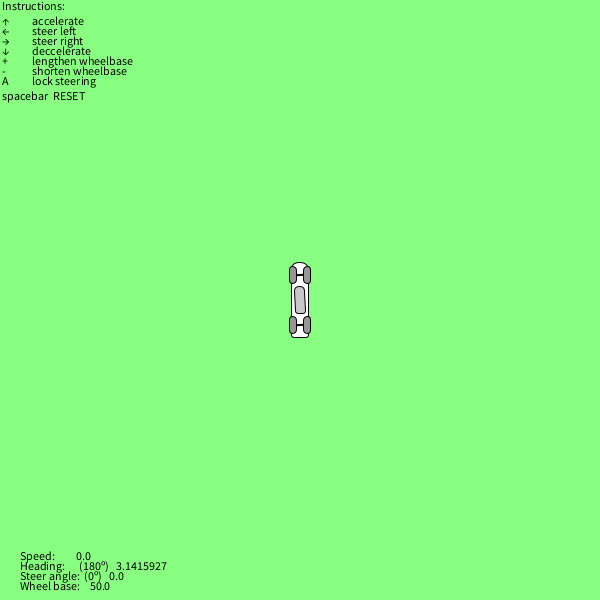
Frame 1 (no input)
Frame 60 (the mouse pressed at the canvas centre just before this capture): identical to frame 1, image omitted
Frame 120 (the mouse held since frame 60 and released just before this capture): identical to frame 1, image omitted

The Processing sketch that drew this single still picture (run headless with seeded random() and noise(); from frame 60 on, the mouse is pressed at the canvas centre):

// Processing sketch: processing_89802
// ── processing_89802.pde

// Car turning and driving according to tires angle
// http://engineeringdotnet.blogspot.com/2010/04/simple-2d-car-physics-in-games.html helped alot but I had to modify it
// Try to look latest revision of this animation, maybe I added something new 
// TODO: compute turning point and turning radius of vehicle

// Controls:
// arrows to steer and change speed
// + and - to change size (lenghth of wheelbase = lengeth between front and back wheels)
// space to reset
// A to lock steering angle (won't turn back)

PVector carLocation;
float carHeading;
float carSpeed, maxSpeed;
float steerAngle;
float maxSteerAngle = PI/4;
float wheelBase, minWB, maxWB; // the distance between the two axles

boolean plus, minus, up, down, left, right, steerLock;

PVector frontWheel;
PVector backWheel;


void setup()
{
  size(600, 600);
  smooth();

  up = down = left = right = steerLock = false;

  carLocation = new PVector(width/2, height/2);
  carHeading = PI;
  carSpeed = 0;
  maxSpeed = 10;
  steerAngle = 0;
  wheelBase = 50;
  minWB = 30;
  maxWB = 150;
}


void draw()
{
  background(#89FF81);

  frontWheel =  new PVector(carLocation.x+(wheelBase/2)*sin(carHeading), carLocation.y+(wheelBase/2)*cos(carHeading));
  backWheel =  new PVector(carLocation.x-(wheelBase/2)*sin(carHeading), carLocation.y-(wheelBase/2)*cos(carHeading));



  // body of vehicle
  pushMatrix();

  translate(carLocation.x, carLocation.y);
  rotate(-carHeading);

  rectMode(CENTER);
  fill(255);
  rect(0, 0, wheelBase/3, wheelBase+wheelBase/2, 3, 3, wheelBase/(wheelBase/20), wheelBase/(wheelBase/20));
  fill(200);
  rect(0, 0, wheelBase/5, wheelBase/1.9, 3, 3, wheelBase/(wheelBase/15), wheelBase/(wheelBase/15));

  popMatrix();

  // end: body of vehicle

  // front axle
  pushMatrix();
  translate(frontWheel.x, frontWheel.y);
  rotate(-carHeading);
  strokeWeight(2);
  line (-wheelBase/7, 0, wheelBase/7, 0);
  strokeWeight(1);
  popMatrix();
  // end: front axle


  // front left wheel
  pushMatrix();
  translate(frontWheel.x+sin(carHeading+PI/2)*wheelBase/7, frontWheel.y+cos(carHeading+PI/2)*wheelBase/7);
  // sin(carHeading+PI/2) and cos(carHeading+PI/2) helps to place wheel to correct position shifted to side by (wheelBase/7)
  // otherwise it would circle adound front regarding to a heading
  // I don't know to work well with these Processing matrix translate/rotate things

  rotate(-steerAngle-carHeading);
  rectMode(CENTER);
  fill(150);
  rect(0, 0, wheelBase/7, wheelBase/3, wheelBase/(wheelBase/10));
  popMatrix();
  // end: front left wheel


  // front right wheel
  pushMatrix();
  translate(frontWheel.x-sin(carHeading+PI/2)*wheelBase/7, frontWheel.y-cos(carHeading+PI/2)*wheelBase/7);
  rotate(-steerAngle-carHeading);
  rectMode(CENTER);
  fill(150);
  rect(0, 0, wheelBase/7, wheelBase/3, wheelBase/(wheelBase/10));
  popMatrix();
  // end: front right wheel


  // back wheels
  pushMatrix();

  translate(backWheel.x, backWheel.y);
  rotate(-carHeading);

  rectMode(CENTER);
  fill(150);

  strokeWeight(2);
  line(-wheelBase/7, 0, wheelBase/7, 0);
  strokeWeight(1);


  rect(-wheelBase/7, 0, wheelBase/7, wheelBase/3, wheelBase/(wheelBase/10));
  rect(wheelBase/7, 0, wheelBase/7, wheelBase/3, wheelBase/(wheelBase/10));

  popMatrix();

  // end: back wheels


  frontWheel.add(carSpeed*sin(carHeading+steerAngle), carSpeed*cos(carHeading+steerAngle), 0);
  backWheel.add(carSpeed*sin(carHeading), carSpeed*cos(carHeading), 0);

  carLocation.set(frontWheel.x+backWheel.x, frontWheel.y+backWheel.y, 0) ;
  carLocation.div(2);

  if (carLocation.x<0) carLocation.x=width;  
  if (carLocation.x>width) carLocation.x=0;  
  if (carLocation.y<0) carLocation.y=height;  
  if (carLocation.y>height) carLocation.y=0;  


  carHeading = atan2( frontWheel.x - backWheel.x, frontWheel.y - backWheel.y );

  fill(0);
  if (carSpeed<0) text("®", 5, height-40);
  text("Speed:         "+carSpeed, 20, height-40);
  text("Heading:      ("+round(degrees(carHeading))+"º)   "+carHeading, 20, height-30);
  text("Steer angle:  ("+round(degrees(steerAngle))+"º)   "+steerAngle, 20, height-20);
  text("Wheel base:    "+wheelBase, 20, height-10);

  // prcessing.js messes text so I separated it 
  text("Instructions:", 2, 10);
  text("↑", 2, 25); 
  text("accelerate", 32, 25);
  text("←", 2, 35); 
  text("steer left", 32, 35);
  text("→", 2, 45); 
  text("steer right", 32, 45);
  text("↓", 2, 55); 
  text("deccelerate", 32, 55);
  text("+", 2, 65); 
  text("lengthen wheelbase", 32, 65);
  text("-", 2, 75); 
  text("shorten wheelbase", 32, 75);
  text("A", 2, 85); 
  text("lock steering", 32, 85);
  text("spacebar  RESET", 2, 100);

  // ⭕⭕⭕
  if (up) text("◉", 16, 25);
  if (left) text("◉", 16, 35);
  if (right) text("◉", 16, 45);
  if (down) text("◉", 16, 55);

  if (plus) text("◉", 16, 65);
  if (minus) text("◉", 16, 75);
  if (steerLock) text("◉", 16, 85);
  // ⭕⭕⭕

  fill(255);

  // LEFT
  if (left) 
  {
    if (steerAngle < maxSteerAngle) steerAngle += 0.08;
    if (steerAngle>maxSteerAngle) steerAngle = maxSteerAngle;
  }
  else
  {
    if (!steerLock) if (steerAngle > 0) steerAngle -= 0.08;
  }


  // RIGHT
  if (right)
  {
    if (steerAngle >  -maxSteerAngle)  steerAngle -= 0.08;
    if (steerAngle<-maxSteerAngle) steerAngle = -maxSteerAngle;
  }
  else
  {
    if (!steerLock) if (steerAngle < 0) steerAngle += 0.08;
  }

  // UP
  if (up)
  { 
    if (carSpeed<maxSpeed) carSpeed += 0.05;
  }
  else
  {
  }  

  // DOWN
  if (down)
  {
    if (carSpeed>0) carSpeed -= 0.15; //brake
    else 
      if (abs(carSpeed)<maxSpeed) carSpeed -= 0.05; // reverse
  }
  else
  {
  }

  // PLUS
  if (plus)
  { 
    if (wheelBase<maxWB) wheelBase += 1;
  }
  else
  {
  }

  // MINUS
  if (minus)
  {
    if (wheelBase>minWB) wheelBase -= 1;
  }
  else
  {
  }

  if (abs(steerAngle)<0.08) steerAngle = 0;


  if (carSpeed>0) carSpeed -= 0.01; //friction for forward
  if (carSpeed<0) carSpeed += 0.01; //friction for backward

  if ((!up && !down) && (abs(carSpeed)<0.01))  carSpeed=0;
}





void keyPressed()
{

  if (keyCode==32) // spacebar
  {
    carLocation.set(width/2, height/2, 0);
    steerAngle = 0;
    carSpeed = 0;
    carHeading = PI;
    wheelBase = 50;
  }

  if (keyCode==65) // A
  {
    steerLock = !steerLock;
  }  

  if (keyCode==61)  // +
  {
    plus = true;
  }

  if (keyCode==173) // -
  {
    minus = true;
  }



  if (key == CODED) 
  {
    switch(keyCode) {
    case LEFT: 
      left=true;
      break;
    case RIGHT:
      right=true;
      break;
    case UP:
      up=true;
      break;
    case DOWN:
      down=true;
      break;
    }
  }
}


void keyReleased()
{



  if (keyCode==61)  // +
  {
    plus = false;
  }

  if (keyCode==173) // -
  {
    minus = false;
  }


  if (key == CODED) 
  {
    switch(keyCode) {
    case LEFT: 
      left=false;
      break;
    case RIGHT:
      right=false;
      break;
    case UP:
      up=false;
      break;
    case DOWN:
      down=false;
      break;
    }
  }
}

//???????????????????? THE END ????????????????????//
